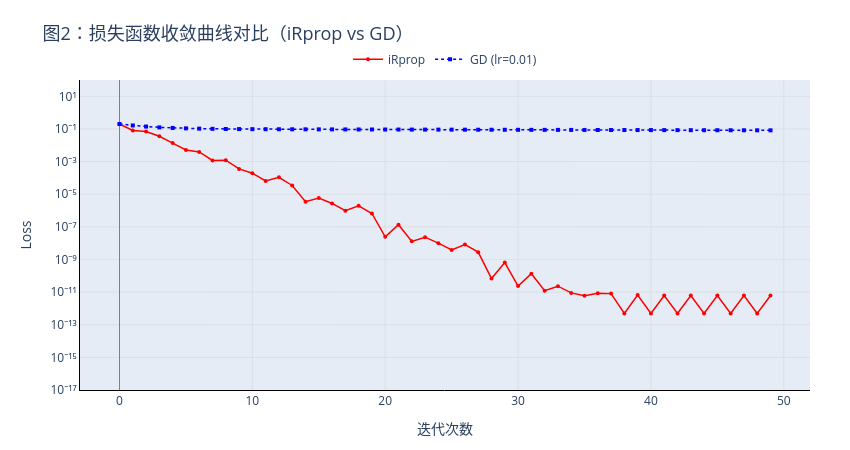

The notebook cell saved with this chart:
### Markdown cell above
**图1 解读：迭代路径对比（iRprop vs GD）**

本图展示了 iRprop 和固定学习率 GD 在狭长山谷地形上的优化轨迹：

- **GD（蓝色方点）**：在 θ₂ 方向（陡峭方向）来回剧烈震荡，呈现明显锯齿状；在 θ₁ 方向（平坦方向）推进缓慢，50 步仍未收敛。
- **iRprop（红色圆点）**：在 θ₁ 方向大步长快速推进，在 θ₂ 方向小步长平稳前进，路径近乎直线地从起点直达最优点。

**关键观察**：iRprop 通过独立步长机制，在平坦方向持续放大步长，在陡峭方向持续压缩步长，从而避免了 GD 的锯齿震荡问题。

### Code cell
# 图2：损失收敛曲线
fig2 = go.Figure()
fig2.add_trace(go.Scatter(x=iterations, y=rprop_loss, mode='lines+markers', name='iRprop', line=LINE_RED, marker=MARKER_RED))
fig2.add_trace(go.Scatter(x=iterations, y=gd_loss, mode='lines+markers', name='GD (lr=0.01)', line=LINE_BLUE, marker=MARKER_BLUE))
fig2.update_layout(title=dict(text='图2：损失函数收敛曲线对比（iRprop vs GD）', font=dict(size=18)), xaxis_title='迭代次数', yaxis_title='Loss', xaxis=AXIS_STYLE, yaxis=LOG_YAXIS_LOSS, width=width, height=h_std, hovermode='x', legend=LEGEND_STYLE, margin=MARGIN)
fig2.show()

### Figure 1 — Plotly figure (JSON) as saved in the notebook; plotly's stock layout.template omitted (floating-point values rounded to 4 significant figures)
{"data": [{"line": {"color": "red", "dash": "solid", "width": 1.5}, "marker": {"color": "red", "size": 4, "symbol": "circle"}, "mode": "lines+markers", "name": "iRprop", "type": "scatter", "x": [0, 1, 2, 3, 4, 5, 6, 7, 8, 9, 10, 11, 12, 13, 14, 15, 16, 17, 18, 19, 20, 21, 22, 23, 24, 25, 26, 27, 28, 29, 30, 31, 32, 33, 34, 35, 36, 37, 38, 39, 40, 41, 42, 43, 44, 45, 46, 47, 48, 49], "y": [0.2, 0.08144, 0.07017, 0.03572, 0.01366, 0.005145, 0.003921, 0.001179, 0.001208, 0.0003547, 0.0001945, 6.497e-05, 0.0001086, 3.438e-05, 3.443e-06, 5.811e-06, 2.711e-06, 9.856e-07, 1.966e-06, 6.57e-07, 2.431e-08, 1.36e-07, 1.286e-08, 2.323e-08, 1e-08, 3.823e-09, 8.213e-09, 2.82e-09, 6.807e-11, 6.442e-10, 2.337e-11, 1.339e-10, 1.219e-11, 2.305e-11, 8.951e-12, 6.074e-12, 8.632e-12, 8.07e-12, 4.879e-13, 6.553e-12, 4.879e-13, 6.184e-12, 4.879e-13, 6.156e-12, 4.879e-13, 6.156e-12, 4.879e-13, 6.156e-12, 4.879e-13, 6.156e-12]}, {"line": {"color": "blue", "dash": "dot", "width": 1.5}, "marker": {"color": "blue", "size": 4, "symbol": "square"}, "mode": "lines+markers", "name": "GD (lr=0.01)", "type": "scatter", "x": [0, 1, 2, 3, 4, 5, 6, 7, 8, 9, 10, 11, 12, 13, 14, 15, 16, 17, 18, 19, 20, 21, 22, 23, 24, 25, 26, 27, 28, 29, 30, 31, 32, 33, 34, 35, 36, 37, 38, 39, 40, 41, 42, 43, 44, 45, 46, 47, 48, 49], "y": [0.2, 0.1636, 0.1402, 0.125, 0.1152, 0.1088, 0.1045, 0.1016, 0.09966, 0.09826, 0.09723, 0.09643, 0.09578, 0.09523, 0.09474, 0.09429, 0.09387, 0.09347, 0.09308, 0.0927, 0.09232, 0.09194, 0.09157, 0.09121, 0.09084, 0.09048, 0.09011, 0.08975, 0.08939, 0.08904, 0.08868, 0.08833, 0.08797, 0.08762, 0.08727, 0.08692, 0.08658, 0.08623, 0.08589, 0.08554, 0.0852, 0.08486, 0.08452, 0.08418, 0.08385, 0.08351, 0.08318, 0.08285, 0.08251, 0.08219]}], "layout": {"height": 450, "hovermode": "x", "legend": {"bgcolor": "rgba(255,255,255,0.85)", "font": {"size": 12}, "orientation": "h", "x": 0.5, "xanchor": "center", "y": 1.02, "yanchor": "bottom"}, "margin": {"b": 60, "l": 80, "r": 40, "t": 80}, "title": {"font": {"size": 18}, "text": "图2：损失函数收敛曲线对比（iRprop vs GD）"}, "width": 850, "xaxis": {"gridcolor": "lightgray", "griddash": "solid", "gridwidth": 0.5, "linecolor": "black", "linewidth": 1, "showline": true, "title": {"text": "迭代次数"}, "zeroline": true, "zerolinecolor": "gray", "zerolinewidth": 1}, "yaxis": {"gridcolor": "lightgray", "griddash": "solid", "gridwidth": 0.5, "linecolor": "black", "linewidth": 1, "range": [-17, 2], "showline": true, "tickmode": "array", "ticktext": ["10⁻¹⁷", "10⁻¹⁵", "10⁻¹³", "10⁻¹¹", "10⁻⁹", "10⁻⁷", "10⁻⁵", "10⁻³", "10⁻¹", "10¹"], "tickvals": [1e-17, 1e-15, 1e-13, 1e-11, 1e-09, 1e-07, 1e-05, 0.001, 0.1, 10], "title": {"text": "Loss"}, "type": "log", "zeroline": true, "zerolinecolor": "gray", "zerolinewidth": 1}}}
